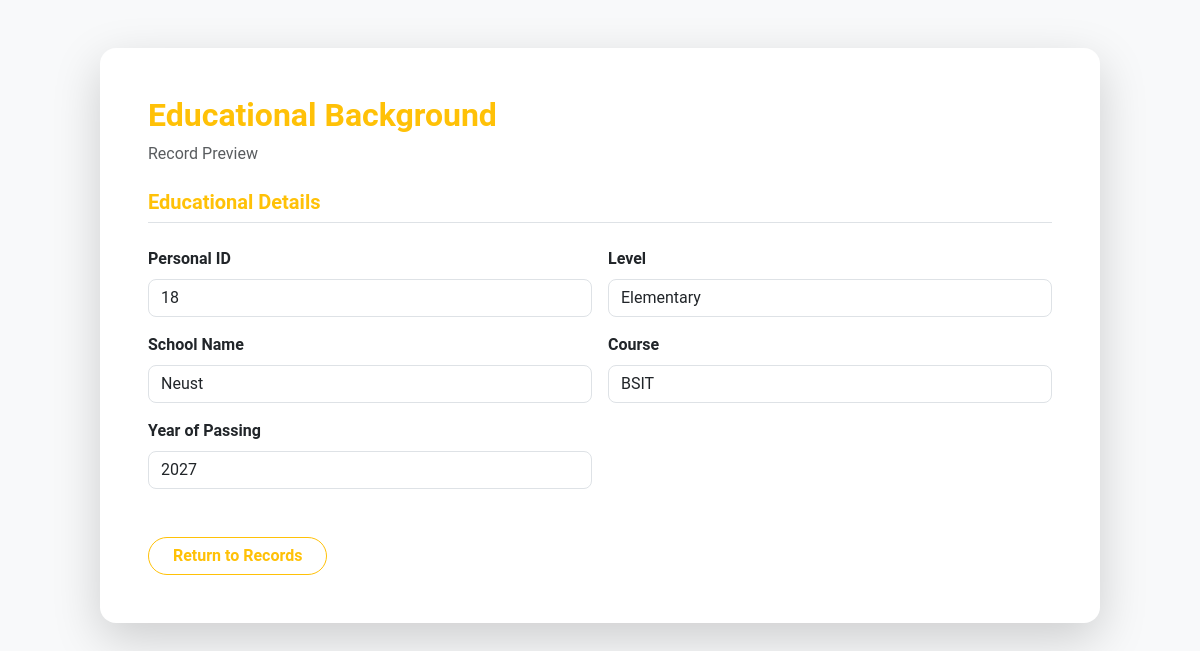
The app's page /educational/view.php?id=11 with its own data.
### tables this page shows
CREATE TABLE `educational_background` (
  `education_id` int(255) NOT NULL,
  `personal_id` int(11) NOT NULL,
  `level` varchar(255) NOT NULL,
  `school_name` varchar(255) NOT NULL,
  `course` varchar(255) NOT NULL,
  `year_passing` year(4) NOT NULL
);

### educational/educ_record.php (called while the page is built, shortened)
<?php
class educ_record {
    private $db;
    public function __construct($db){
        $this->db = $db;
    }
    public function view($id){
        $stmt = $this->db->prepare("SELECT * FROM educational_background WHERE education_id = ?");
        $stmt->execute([$id]);
        return $stmt->fetch();
    }
}
?>

### educational/view.php (the view, shortened to what this page needs)
<?php
require_once "../connections/db_connect5.php";
require 'educ_record.php';
$Record = new Classes\educ_record($db);
$row = null;
if (isset($_GET['id'])) {
    $id = (int)$_GET['id'];
    $row = $Record->view($id);
}
?>
<!DOCTYPE html>
<html lang="en">
<head>
    <link rel="stylesheet" href="../style/bootstrap-5.3.8-dist/css/bootstrap.min.css">
    <link rel="stylesheet" href="../style/style-custom/style.css">
</head>
<body class="bg-light" style="font-family: 'Roboto', sans-serif;">
    <div class="container py-5">
        <div class="card border-0 shadow-lg rounded-4 mx-auto" style="max-width: 1000px;">
            <div class="card-body p-4 p-md-5">
                <div class="text-left mb-4">
                    <h2 class="fw-bold text-warning">Educational Background</h2>
                    <p class="text-muted mb-0">Record Preview</p>
                </div>
                <form>
                    <div class="mb-5">
                        <h5 class="fw-bold border-bottom pb-2 mb-4 text-warning">Educational Details</h5>
                        <div class="row g-3">
                            <div class="col-md-6">
                                <label class="form-label fw-semibold">Personal ID</label>
                                <input type="text" class="form-control rounded-3 bg-white" disabled
                                    value="<?= isset($row['personal_id']) ? $row['personal_id'] : '' ?>">
                            </div>
                            <div class="col-md-6">
                                <label class="form-label fw-semibold">Level</label>
                                <input type="text" class="form-control rounded-3 bg-white" disabled
                                    value="<?= isset($row['level']) ? $row['level'] : '' ?>">
                            </div>
                            <div class="col-md-6">
                                <label class="form-label fw-semibold">School Name</label>
                                <input type="text" class="form-control rounded-3 bg-white" disabled
                                    value="<?= isset($row['school_name']) ? $row['school_name'] : '' ?>">
                            </div>
                            <div class="col-md-6">
                                <label class="form-label fw-semibold">Course</label>
                                <input type="text" class="form-control rounded-3 bg-white" disabled
                                    value="<?= isset($row['course']) ? $row['course'] : '' ?>">
                            </div>
                            <div class="col-md-6">
                                <label class="form-label fw-semibold">Year of Passing</label>
                                <input type="text" class="form-control rounded-3 bg-white" disabled
                                    value="<?= isset($row['year_passing']) ? $row['year_passing'] : '' ?>">
                            </div>
                        </div>
                    </div>
                </form>
                <div class="text-left mt-4">
                    <a href="index.php" class="btn btn-outline-warning rounded-pill px-4 fw-semibold">
                        Return to Records
                    </a>
                </div>
            </div>
        </div>
    </div>
</body>
</html>

### records on screen
educational_background: personal "18", level "Elementary", school_name "Neust", course "BSIT", year_passing "2027"
